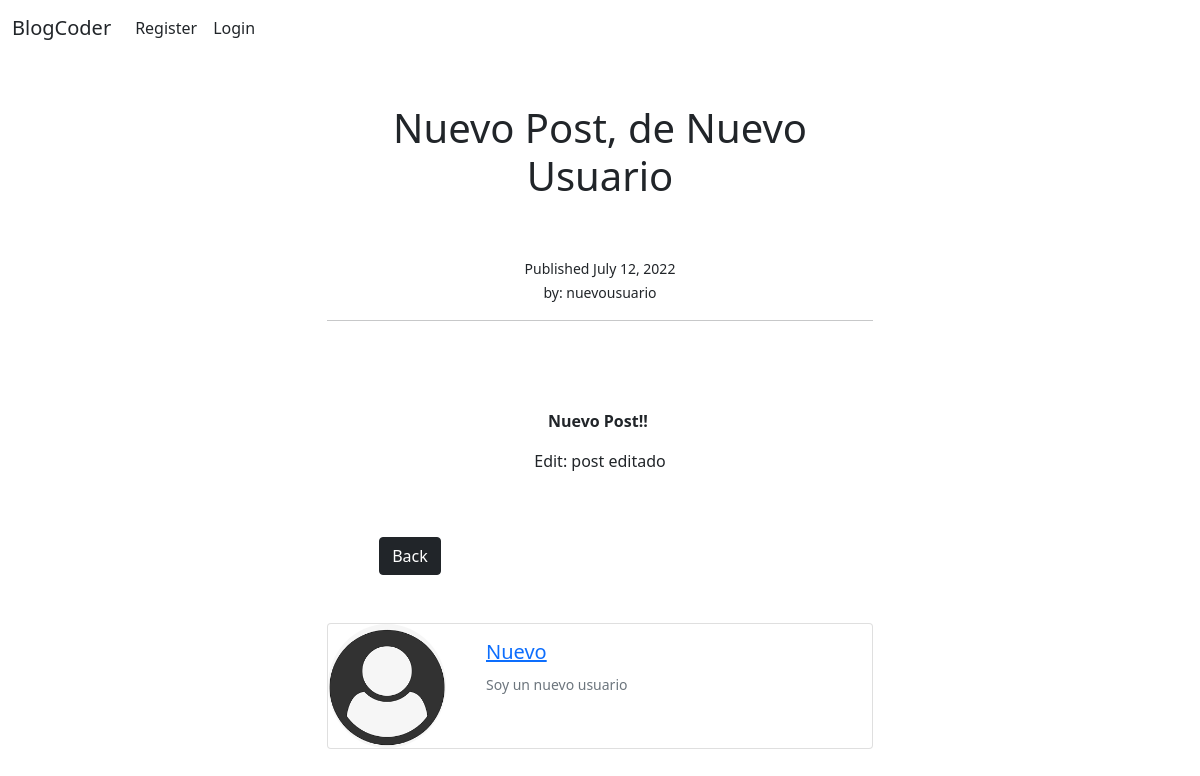
Screenshot of /article/15 with the database file from the repository.
### Blog/models.py (models this page shows, shortened)
class Post(models.Model):
    title=models.CharField(max_length=255)
    author=models.ForeignKey(User,on_delete=models.CASCADE)
    body = RichTextField(blank=True, null=True)
    pub_date=models.DateField(auto_now_add=True)
    snippet=models.CharField(max_length=255)
    header_image=models.ImageField(null=True,blank=True,upload_to="images/")

class Profile(models.Model):
    user = models.OneToOneField(User, null=True, on_delete=models.CASCADE)
    bio = models.TextField()
    profile_pic = models.ImageField(null=True,blank=True,upload_to="images/profile/")
    twitter_url = models.CharField(max_length=255,null=True,blank=True)
    fb_url = models.CharField(max_length=255,null=True,blank=True)
    linkedin_url = models.CharField(max_length=255,null=True,blank=True)
    ig_url = models.CharField(max_length=255,null=True,blank=True)
    pin_url = models.CharField(max_length=255,null=True,blank=True)

### Blog/views.py (the view)
# urls.py: path('article/<int:pk>', ArticleDetailView.as_view(), name='article-detail'),
class ArticleDetailView(DetailView):
    model=Post
    template_name='article_details.html'

### Blog/templates/article_details.html (shortened to what this page needs)
{% extends 'home.html' %}
{%load static%}
{% block content %}
<div class="row">
	<div class="col-lg-3"></div>
	<div class="col-lg-6 text-center">
		<h1> {{post.title}} </h1><br/><br/>
		<small>Published {{post.pub_date}}</small><br>
		<small>by: {{post.author}}</small><br/>
		<hr><br/>
		<div class="container">
		<br><br>
		{{post.body | safe}}
		<br/><br/>
		</div>
	</div>
</div>
<div class="row text-center">
	<div class="col-lg-3">
	</div>
	<div class="col-lg-2"><a href="{% url 'home' %}" class="btn btn-dark">Back</a></div>
</div><br><br>
<div class="row">
	<div class="col-lg-3"></div>
	<div class="col-sm-6">
		<div class="card mb-3">
			<div class="row no-gutters">
			  <div class="col-sm-3">
				{% if post.author.profile.profile_pic %}
				<img src="{{post.author.profile.profile_pic.url}}" class="card-img rounded-circle">
				{%else%}
				<img src="{% static 'Blog\images\index.png' %}" class="card-img rounded-circle">
				{%endif%}
				</div>
			  <div class="col-sm-auto">
				<div class="card-body">
					{%if post.author.profile.id  %}
					<h5 class="card-title"><a href="{%url 'profile-page' post.author.profile.id %}">{{post.author.first_name}}</a></h5>
					{%else%}
					<h5 class="card-title"><a href="{%url 'create_profile' %}">{{post.author.first_name}}</a></h5>
					{%endif%}
				  {%if post.author.profile.bio%}
				  <p class="card-text"><small class="text-muted">{{post.author.profile.bio}}</small></p>
				  {%else%}
				  <p class="card-text"><small class="text-muted">No escribí mi bio todavía.</small></p>
				  {%endif%}
				</div>
			  </div>
			</div>
		</div>
	</div>
</div>
{% endblock %}

### rows the page displays
Post: title "Nuevo Post, de Nuevo Usuario", pub_date "July 12, 2022", author "nuevousuario", body "Nuevo Post!! Edit: post editado", author.first_name "Nuevo", author.profile.bio "Soy un nuevo usuario"
